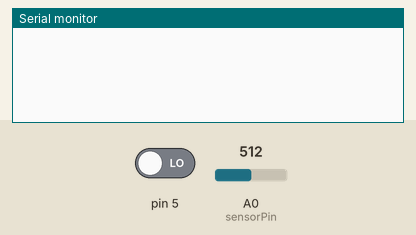
Bench run of a sketch on a simulated Arduino Uno, built with avr-gcc and run on an emulated ATmega328P. Shown: the last lines printed to the serial monitor. Inputs (shaded band) come from the test bench; at power-on: pin 5 LOW, A0 (sensorPin) = 512.

Above: at 1.2 s.
1.3 s: pin 5 driven HIGH
At 2.1 s:
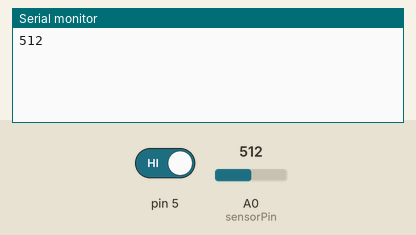
3.8 s: A0 (sensorPin) set to 716
At 4.8 s:
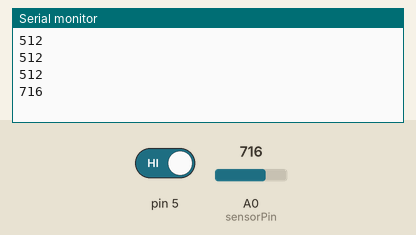
5.3 s: A0 (sensorPin) set to 900
At 6.1 s:
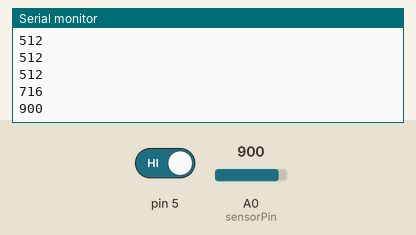
Timing chart, 0 to 8.3 s (numbered marks = the images above; inputs shaded):
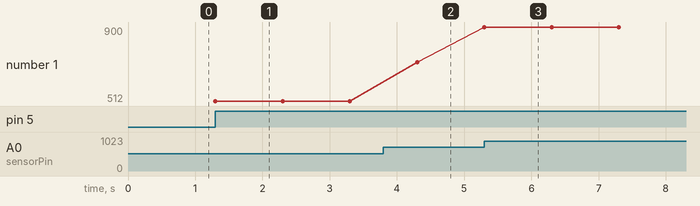

Measured:
- after the input at 1.3 s, the serial monitor: prints a new line at once (image 1)
- after the input at 3.8 s, the serial monitor: prints a new line after 0.50 s (image 2)
- after the input at 5.3 s, the serial monitor: prints a new line at once (image 3)
- plotted number 1: 512 → 716 after the input at 3.8 s, 716 → 900 after the input at 5.3 s

The sketch:

phase1.ino
```cpp
int sensorPin=A0;

int sensorValue = 0;
void setup()
{
  pinMode(5,INPUT);
  Serial.begin(9600);
}
void loop()
{
sensorValue = analogRead(sensorPin);
  if(digitalRead(5)==HIGH)
  {
    Serial.println(sensorValue);
    delay(1000);
  }
}
```
